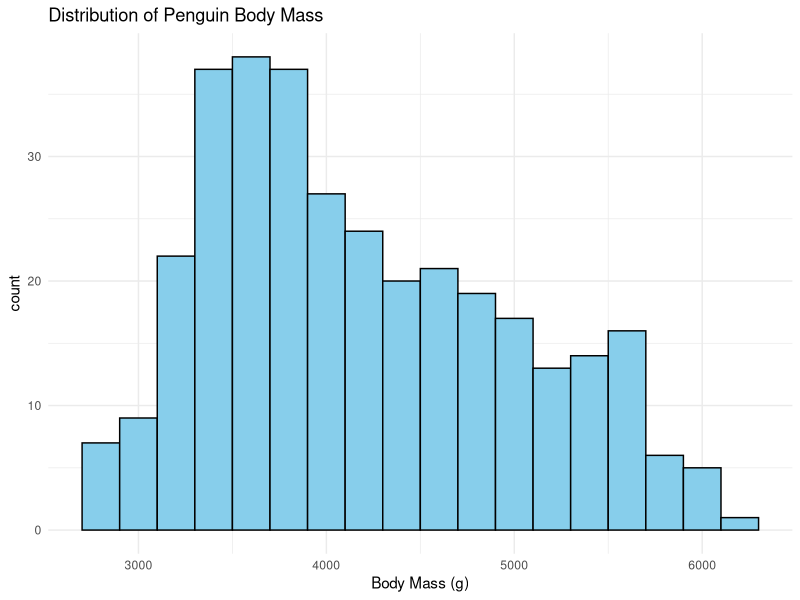
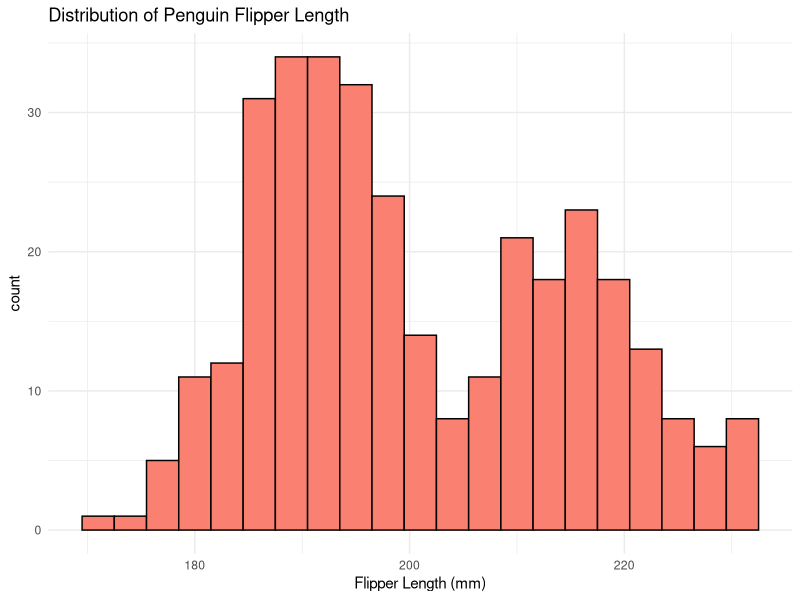
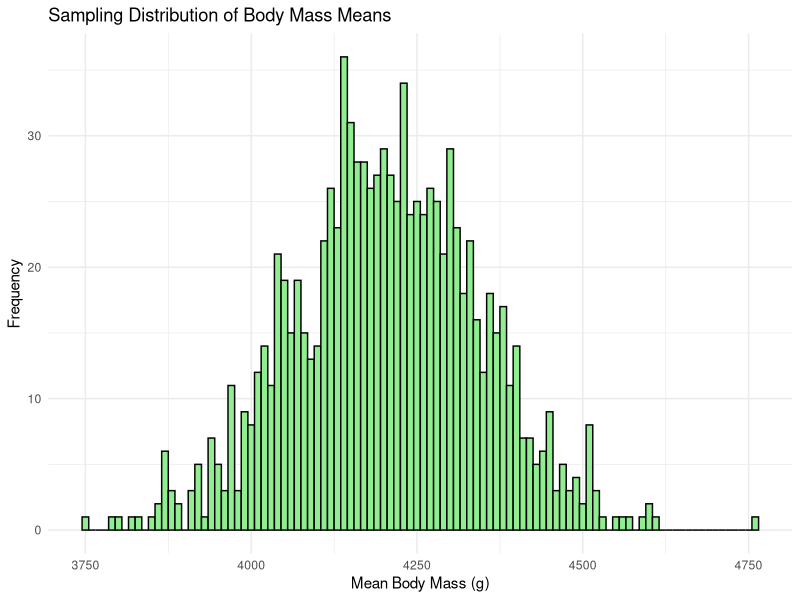
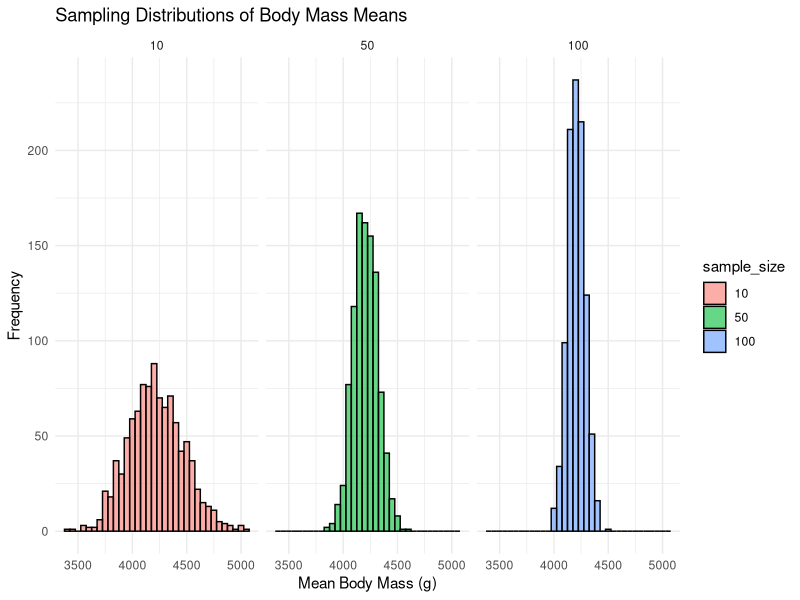
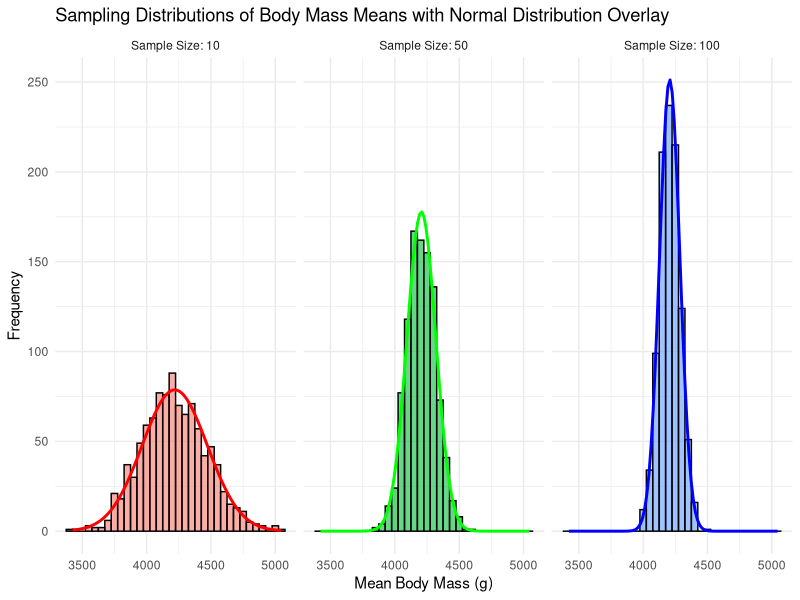

R code for these plots, in order:
library(tidyverse)
library(palmerpenguins)
library(dplyr)
library(ggplot2)

# Load the penguins dataset
data("penguins")

# Remove rows with missing values for simplicity
penguins_clean <- na.omit(penguins)

# Plot the distributions of body mass and flipper length
body_mass <- ggplot(penguins_clean, aes(x = body_mass_g)) +
  geom_histogram(binwidth = 200, color = "black", fill = "skyblue") +
  labs(title = "Distribution of Penguin Body Mass", x = "Body Mass (g)") +
  theme_minimal()

ggsave("figures/body_mass.png", plot = body_mass, width = 10, height = 5)

flipper_len <- ggplot(penguins_clean, aes(x = flipper_length_mm)) +
  geom_histogram(binwidth = 3, color = "black", fill = "salmon") +
  labs(title = "Distribution of Penguin Flipper Length", x = "Flipper Length (mm)") +
  theme_minimal()

ggsave("figures/flipper_len.png", plot = flipper_len, width = 10, height = 5)

# Set parameters for simulation
set.seed(123)  # For reproducibility
n_samples <- 1000  # Number of samples to draw
sample_size <- 30  # Number of observations in each sample

# Draw samples and calculate sample means
sample_means <- replicate(n_samples, {
  sample_mean <- mean(sample(penguins_clean$body_mass_g, sample_size, replace = TRUE))
  return(sample_mean)
})

# Plot the distribution of sample means
samplemean_plot <- ggplot(data.frame(sample_means = sample_means), aes(x = sample_means)) +
  geom_histogram(binwidth = 10, color = "black", fill = "lightgreen") +
  labs(title = "Sampling Distribution of Body Mass Means", x = "Mean Body Mass (g)", y = "Frequency") +
  theme_minimal()

ggsave("figures/samplemean_plot.png", plot = samplemean_plot, width = 10, height = 5)



# Function to calculate sample means for different sample sizes
calculate_sample_means <- function(size, n_samples = 1000) {
  replicate(n_samples, mean(sample(penguins_clean$body_mass_g, size, replace = TRUE)))
}

# Calculate sample means for different sample sizes
sample_means_10 <- calculate_sample_means(10)
sample_means_50 <- calculate_sample_means(50)
sample_means_100 <- calculate_sample_means(100)

# Combine data and plot distributions
sample_means_df <- data.frame(
  sample_mean = c(sample_means_10, sample_means_50, sample_means_100),
  sample_size = factor(rep(c(10, 50, 100), each = n_samples))
)

sampledist_plot <- ggplot(sample_means_df, aes(x = sample_mean, fill = sample_size)) +
  geom_histogram(binwidth = 50, color = "black", alpha = 0.6, position = "identity") +
  facet_wrap(~ sample_size) +
  labs(title = "Sampling Distributions of Body Mass Means", x = "Mean Body Mass (g)", y = "Frequency")+
  theme_minimal()

ggsave("figures/sampledist_plot.png", plot = sampledist_plot, width = 10, height = 5)



# Calculate summary statistics for each sample size
summary_stats <- sample_means_df %>%
  group_by(sample_size) %>%
  summarize(
    mean = mean(sample_mean),
    sd = sd(sample_mean)
  )

# Add normal distribution curves to the plot
normal_curves <- summary_stats %>%
  rowwise() %>%
  mutate(
    x = list(seq(
      min(sample_means_df$sample_mean), 
      max(sample_means_df$sample_mean), 
      length.out = 100
    )),
    y = list(dnorm(x, mean, sd))
  ) %>%
  unnest(cols = c(x, y))

# Plot the sampling distributions with normal overlays
curves_plot <- ggplot(sample_means_df, aes(x = sample_mean, fill = sample_size)) +
  geom_histogram(binwidth = 50, color = "black", alpha = 0.6) +
  facet_wrap(~ sample_size, labeller = as_labeller(c("10" = "Sample Size: 10", 
                                                     "50" = "Sample Size: 50", 
                                                     "100" = "Sample Size: 100"))) +
  labs(
    title = "Sampling Distributions of Body Mass Means with Normal Distribution Overlay",
    x = "Mean Body Mass (g)", 
    y = "Frequency"
  ) +
  theme_minimal() +
  geom_line(
    data = normal_curves,
    aes(x = x, y = y * n_samples * 50, color = as.factor(sample_size)), # Scale y to match the histogram
    inherit.aes = FALSE,
    size = 1
  ) +
  scale_color_manual(values = c("red", "green", "blue")) +
  theme(legend.position = "none")

ggsave("figures/curves_plot.png", plot = curves_plot, width = 10, height = 5)
